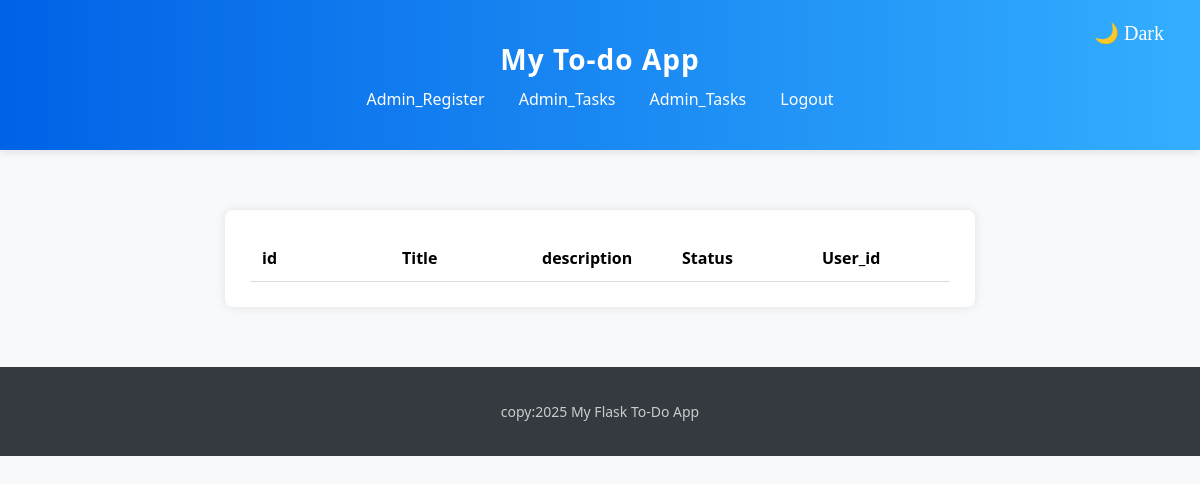
The page /admin_task (signed in) on the database as committed earlier.
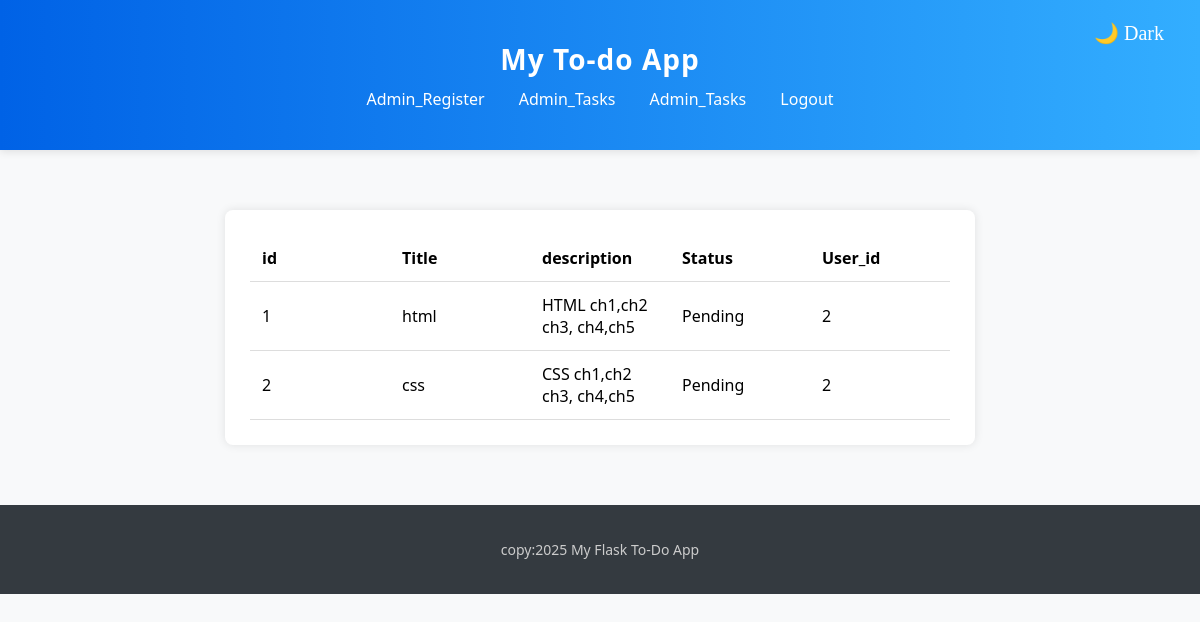
The same page on the database as committed later.
### app/models.py (models this page shows)
class Task(db.Model):
    __tablename__='task'
    id=db.Column(db.Integer, primary_key=True)
    title=db.Column(db.String(100), nullable=False)
    description=db.Column(db.String(300), nullable=False)
    status=db.Column(db.String(20), default="Pending")
    user_id = db.Column(db.Integer, db.ForeignKey('register.uid'), nullable=False)

### app/routes/auth.py (the view)
@auth_bp.route('/admin_task')
def admin_task():
    if session.get('user_id') and session.get('role') == 'admin':
        Tasks=Task.query.all()
        return render_template('admin_task.html',Tasks=Tasks,session=session)
    else:
        return abort(403)

### app/templates/admin_task.html (shortened to what this page needs)
{% extends "base.html" %}
{% block content %}
<div class="task-box">
      <table class="task-table">
            <thead>
                <tr>
                    <th>id</th>
                    <th>Title</th>
                    <th>description</th>
                    <th>Status</th>
                    <th>User_id</th>
                </tr>
            </thead>
            <tbody>
                {% for task in Tasks  %}
                <tr>
                    <td>{{task.id}}</td>
                    <td>{{task.title}}</td>
                    <td>{{task.description}}</td>
                    <td>{{task.status}}</td>
                    <td>{{task.user_id}}</td>
                </tr>
                {% endfor %}
            </tbody>
        </table>
</div>
{% endblock %}

### app/templates/base.html (shortened to what this page needs)
<!DOCTYPE html>
<html lang="en">
<head>
    <link rel="stylesheet" href="{{url_for('static',filename='style.css')}}">
</head>
<body>
    <header>
        <div class="container">
            <h1>My To-do App</h1>
            <nav>
                {%  if session.get('user_id') and session.get('role') == 'admin'%}
                 <a href="{{url_for('auth.admin')}}">Admin_Register</a>
                 <a href="{{url_for('auth.admin_task')}}">Admin_Tasks</a>
                 <a href="{{url_for('auth.admin_transfer')}}">Admin_Tasks</a>
                <a href="{{url_for('auth.logout')}}">Logout</a>
                {% endif %}
            </nav>
            <button id="theme-toggle" class="theme-toggle">🌙</button>
        </div>
    </header>
    <main class="container">
        {% block content %}
        {% endblock %}
    </main>
    <footer>
        <div class="container">
            <p>copy:{{2025}} My Flask To-Do App</p>
        </div>
    </footer>
</body>
</html>

### app/static/style.css (style rules this page uses)
body { margin:0; font-family:'Segoe UI', Tahoma, Geneva, Verdana, sans-serif; background-color: #f8f9fa; }
.container { max-width: 800px; margin: auto ; padding: 20px; }
header { background:linear-gradient(to right, #0062E6,#33AeFF); color: white; padding: 20px 0; box-shadow: 0 2px 8px rgba(0,0,0,0.1); }
header h1 { margin: 0; font-size: 28px; text-align: center; letter-spacing: 1px; }
nav { text-align: center; margin-top: 10px; }
nav a { color: white; text-decoration: none; margin:0 15px; font-weight: 500; transition: color 0.3s ease }
footer { background-color: #343a40; color: #ccc; padding: 15px 0; text-align: center; font-size: 14px; margin-top: 0 -2 8px rgba(0,0,0,0.1); }
footer p { margin: 0; }
.task-box { max-width: 700px; margin: 40px auto; background-color: white; padding: 25px; border-radius: 8px; box-shadow: 0 0 10px rgba(0,0,0,0.1); }
.task-table { width: 100%; border-collapse: collapse; table-layout: fixed; }
.task-table th, .task-table td { text-align: left; padding: 12px; border-bottom: 1px solid #ddd; }
.task-table th { background: color #f2f2f2; ; }
.theme-toggle { position: absolute; top: 20px; right: 30px; background: none; border: none; font-size: 22px; color: white; cursor: pointer; z-index: 1000; font-family: serif; font-size: 20px; }

Rows that differ between the two databases and show on the page:
added Task: id "1", title "html", description "HTML ch1,ch2 ch3, ch4,ch5", status "Pending", user_id "2"
added Task: id "2", title "css", description "CSS ch1,ch2 ch3, ch4,ch5", status "Pending", user_id "2"
